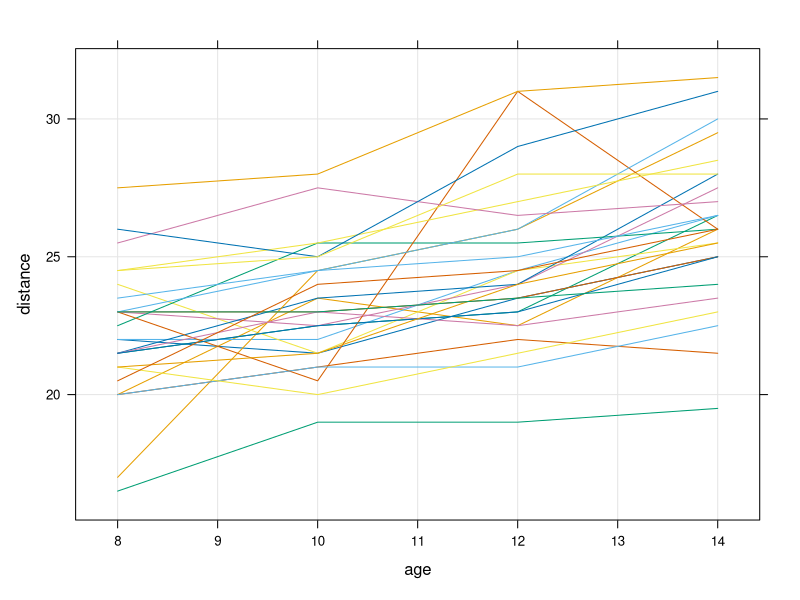
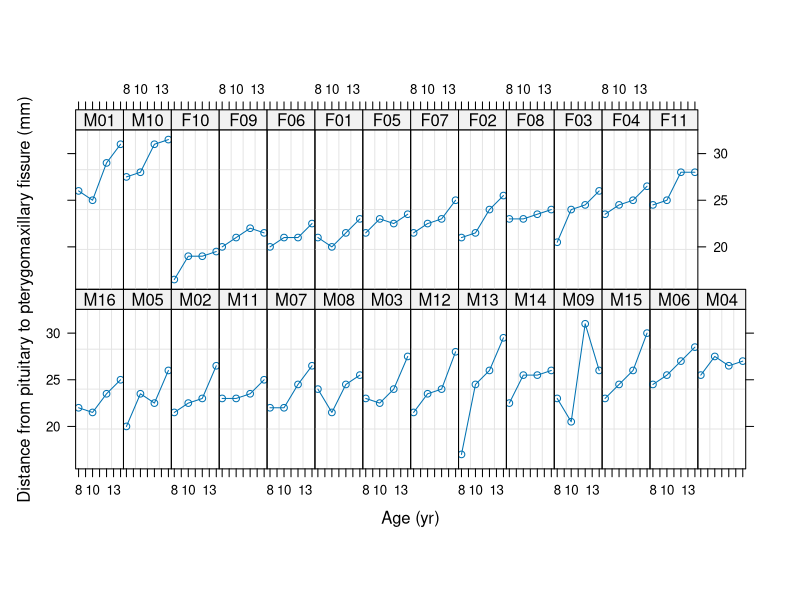
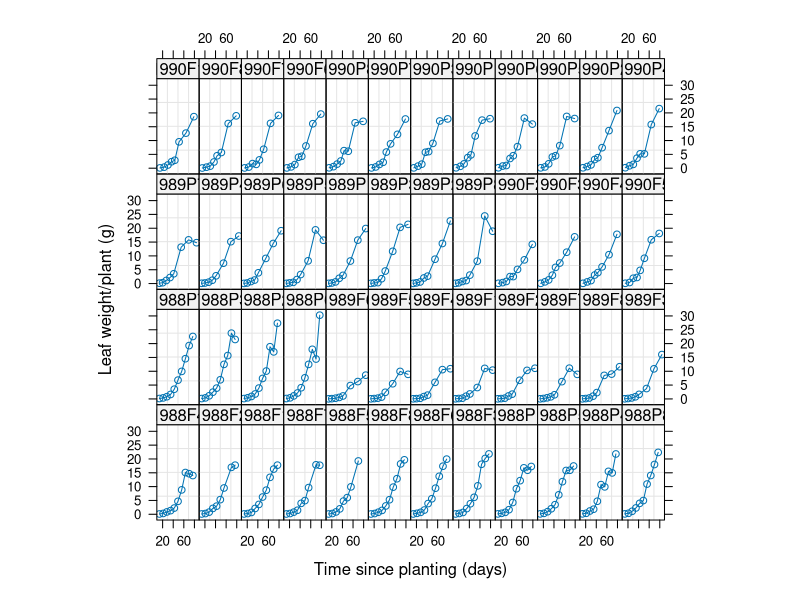
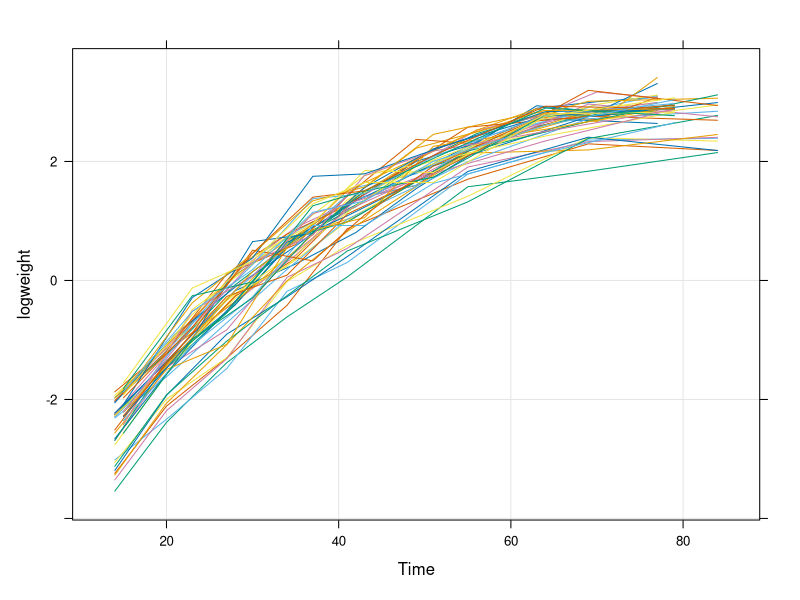
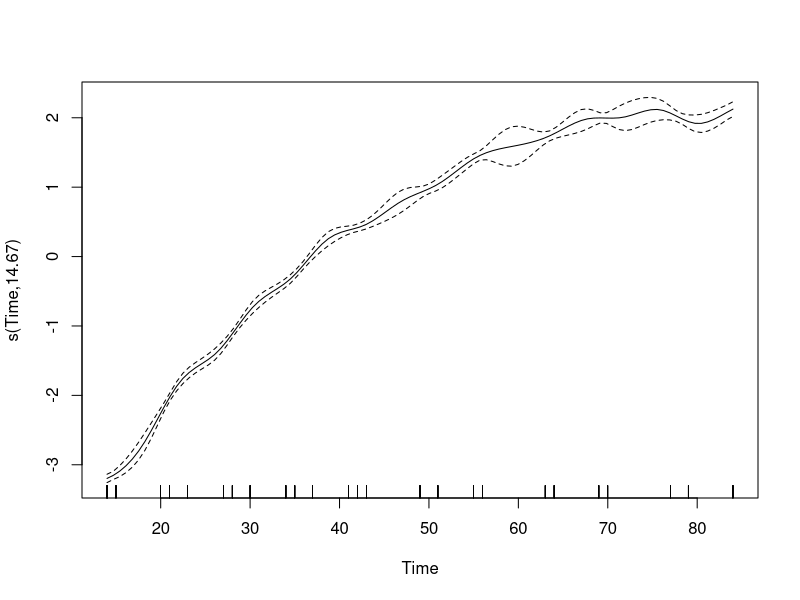
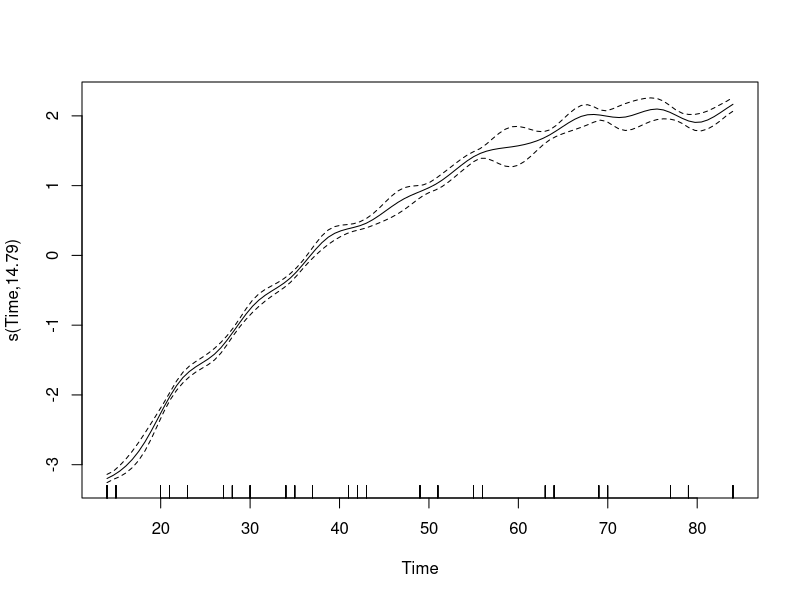

Generate these figures, in order, with R: (Note: this script raises an error after producing the figures.)
#######################
# Linear Mixed Models #
#######################


### Example lme() for linear mixed models in R ###
library(nlme)
?Orthodont

### plot the data ###
library(lattice)
xyplot(distance ~ age, Orthodont, groups = Subject, type = c('g','l')) #Spaghetti plot
plot(Orthodont)   #plot will use a special plot by default, as Orthodont is a special data set, "groupedData"

### Orthodont is "groupedData", thus lme will fit random intercept and slope by subject by default ###
lme(distance ~ age, data = Orthodont,method="ML") 
### We can define our own random effects ###
lme(distance ~ age + Sex, random = ~ 1, data = Orthodont) # just an intercept
lme(distance ~ age + Sex, random = list(Subject = ~ 1),data=Orthodont) #or like this, if not groupedData
lme(distance ~ age + Sex, random = list(Subject = ~ 1+age), data = Orthodont) # random intercept and slope


### Example mgcv: gamm() for additive mixed models in R ###
library(mgcv)
?Soybean
plot(Soybean)
Soy <- Soybean 
Soy$logweight <- log(Soy$weight)
xyplot(logweight ~ Time, Soy, groups = Plot, type = c('g','l')) #Spaghetti plot

g1 <- gamm(logweight ~ Year + Variety +  s(Time, bs = "ps", m = c(2,1), k = 20),random = list(Plot = ~ 1 + Time), data = Soy, method = "REML") # allow for an overall smooth function in time (same shape for all plots),
# but allow intercept and slope to differ by plot (randomly)
g1
plot(g1$gam)

g2 <- gamm(logweight ~ Year + Variety +  s(Time, bs = "ps", m = c(2,1), k = 20),random = list(Plot = ~ 1), data = Soy, method = "REML")  # allow for an overall smooth function in time (same shape for all plots),
# but allow the intercept to differ by plot (randomly)
g2
plot(g2$gam)


### Example testing for a variance component / random effect ###
library(nlme)
lme1 <- lme(distance ~ age + Sex, random = list(Subject = ~ 1),data=Orthodont) #random intercept
lme2 <- lme(distance ~ age + Sex, random = list(Subject = ~ 1+age), data = Orthodont) #random intercept + slope
### Is the random slope necessary? Variance small compared to variance of random intercept ###
test.statistik <- summary(lme2)$logLik - summary(lme1)$logLik
test.statistik
p.value <- 0.5*(1-pchisq(test.statistik,1))+0.5*(1-pchisq(test.statistik,2)) 
p.value  #p-value from equal mixture chi_1^2:chi_2^2





###################################
# Generalized Linear Mixed Models #
###################################


### Example simple generalized linear mixed model with lme4 and mgcv ###
library(lme4); library(mgcv)
### simulate Poisson data with random intercept###
I <- 100
n.i <- 8
subject <- rep(1:I,each=n.i)
random.intercept <- rep(rnorm(I),each=n.i)
time <- rep(1:n.i,I)
beta.0 <- beta.1 <- 1
lambda <- exp(beta.0 + random.intercept + beta.1*time)
Y <- rpois(I*n.i,lambda)
### fit a model ###
glmer(Y ~ time + (1 | subject), family = poisson)         #Laplacian approximation
glmer(Y ~ time + (1 | subject), family = poisson,nAGQ=20) #Adaptive Gaussian Quadrature (L=20) gives same result here
gamm(Y ~ time, random = list(subject = ~ 1), family = poisson)  #Similar result using PQL 
# However: log-likelihood value very different, as log-likelihood for the linear mixed model!

### speed comparison ###
system.time(glmer(Y ~ time + (1 | subject), family = poisson))        
system.time(glmer(Y ~ time + (1 | subject), family = poisson,nAGQ=20)) #not much slower in this simple example
system.time(gamm(Y ~ time, random = list(subject = ~ 1), family = poisson))  #slower 



### Seizure data discussed also in Example 8.5 / 9.5 in Diggle, Heagerty, Liang & Zeger (2002) ###
library(geepack)
data(seizure)
?seizure
### Reshape data set, one line per subject and time point ###
seiz.l <- reshape(seizure, varying=list(c("base","y1", "y2", "y3", "y4")), v.names="y", times=0:4, direction="long")
seiz.l <- seiz.l[order(seiz.l$id, seiz.l$time),]
seiz.l$t <- ifelse(seiz.l$time == 0, 8, 2)  #length of time period (8 weeks for baseline, 2 weeks else)
seiz.l$x <- ifelse(seiz.l$time == 0, 0, 1)  #mark baseline

### fit generalized linear mixed model ###
### parameter of interest: beta for x:trt, the interaction between baseline and treatment ###
### - is the change since baseline different in the two treatment groups? ###
### correct for different lengths of time periods with an offset, log(t) ###
### allow for individual differences in seizure rates (random intercept) ###
m1 <- glmer(y ~ offset(log(t)) + x + trt + x:trt + (1 | id), family = poisson,nAGQ=20, data=seiz.l) 
m2 <- glmer(y ~ offset(log(t)) + x + trt + x:trt + (1+x | id), family = poisson,nAGQ=20, data=seiz.l)
m1
m2 #there might be heterogeneity between patients also in the change in seizure rate

LRT <- logLik(m2)-logLik(m1)
LRT  #yes
